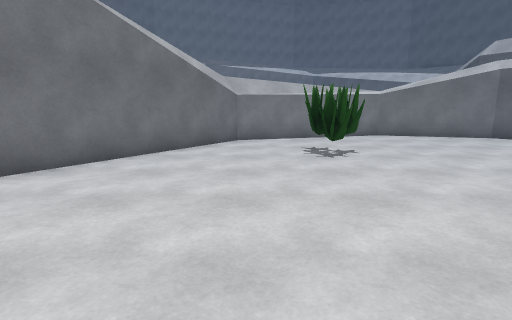
[1] (above)

15 first-person views from a walk through a Unity game level. The camera is 1.4 m above the floor, tilts 10° down and sees 80° across. The floor is counted in squares, 1 m on a side. Each view is taken from the middle of a square. On the plan, view 1 faces up. The plan holds only what a view shows up to about 14 squares ahead; the rest is blank. The place goes on beyond the plan. The player character is not drawn. Some animated figures are left out. Door leaves are left out, so doorways stand open.

[2]
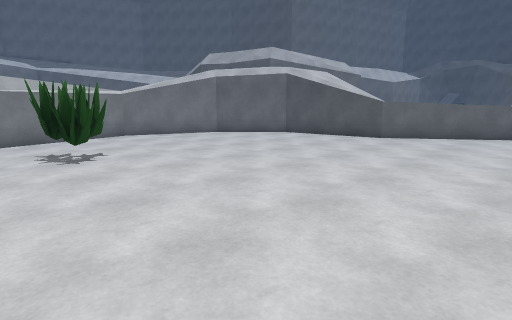

[3]
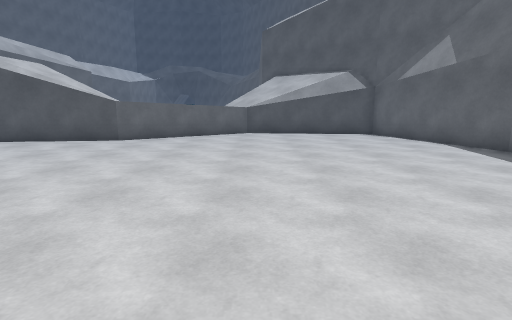

[4]
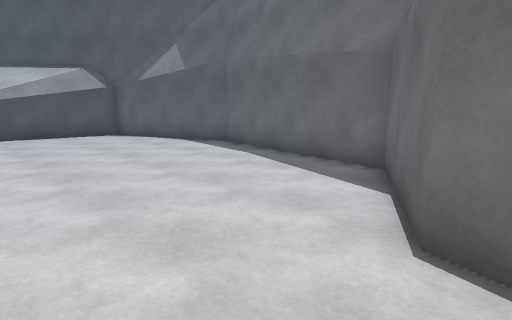

[5]
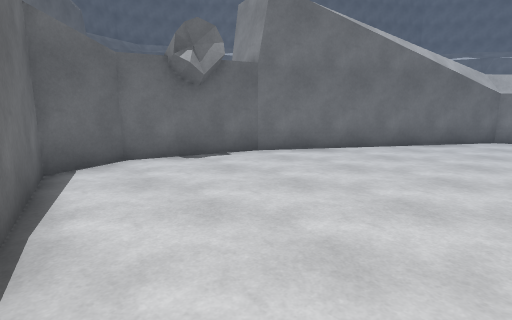

[6]
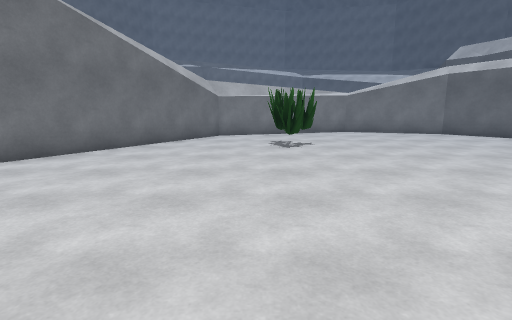

[7]
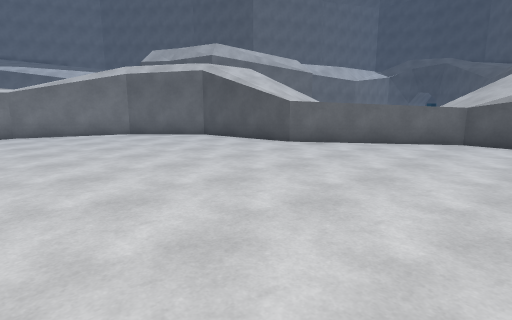

[8]
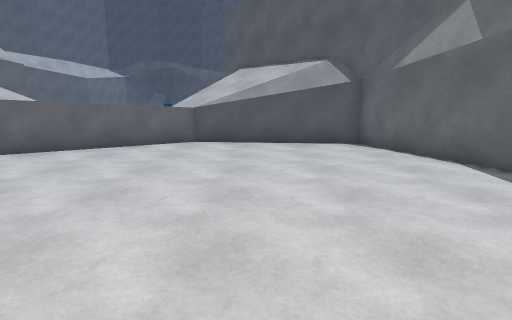

[9]
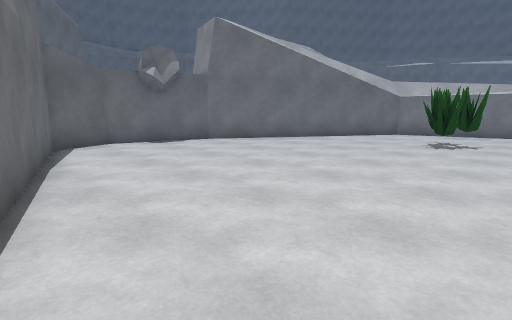

[10]
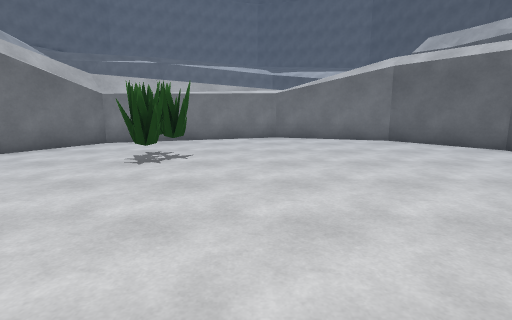

[11]
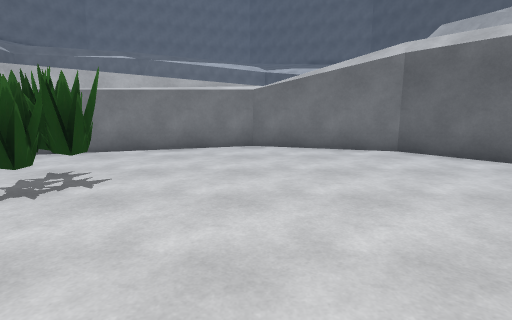

[12]
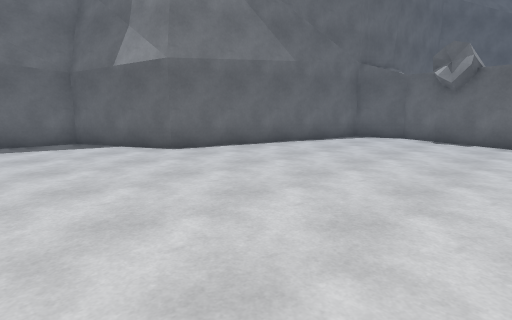

[13]
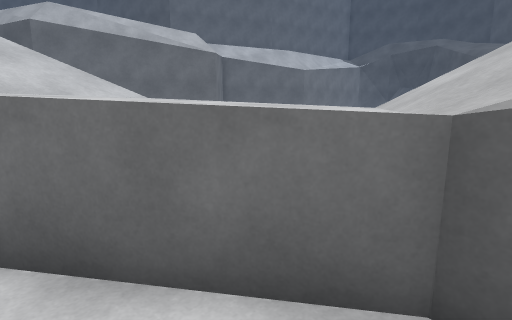

[14]
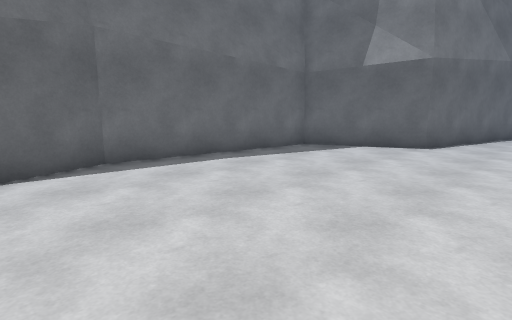

[15]
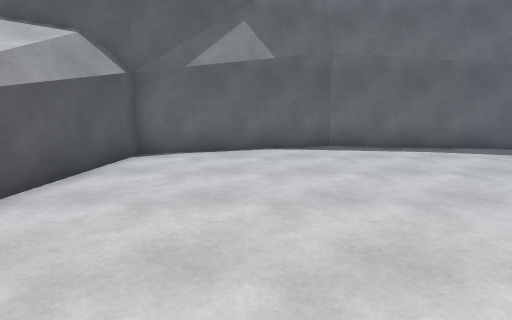

### Floor plan
Key: @ floor where view 1 was taken; # wall or solid block; . floor; ^ raised ledge.
Columns run from 7 left of view 1 to 19 right of it. Each row starts with its distance up from view 1.
 15            #####
 14        #####...####
 13       ##..........##
 12      ##............##
 11     ##..............#
 10     #....#..........#
  9    ##....##.........##
  8   ##.................#   ^^
  7   #..................# ^^^
  6  ##..................^^^^^
  5  #...................^^^^^
  4 ##....................^^^^^
  3 #......................^^^^
  2 #......................^^^^
  1 #.......................^^^
  0 #......@................^^
 -1 ###.....................^
 -2   ####..................#
 -3      ####...............#
 -4         ##..............#
 -5          ##.............#
 -6           #............##
 -7           ####......####
 -8              ########

Where each view was taken, in squares from view 1:
view 1: 0 up, 0 right, facing up
view 2: 0 up, 0 right, facing up-right
view 3: 0 up, 1 right, facing right
view 4: 0 up, 1 right, facing down-right
view 5: 2 down, 1 right, facing up-left
view 6: 2 down, 1 right, facing up
view 7: 2 down, 4 right, facing up-right
view 8: 2 down, 5 right, facing right
view 9: 3 down, 5 right, facing up-left
view 10: 1 up, 5 right, facing up
view 11: 4 up, 6 right, facing up
view 12: 6 up, 7 right, facing down-left
view 13: 0 up, 15 right, facing up-right
view 14: 0 up, 13 right, facing down-left
view 15: 3 up, 13 right, facing down
